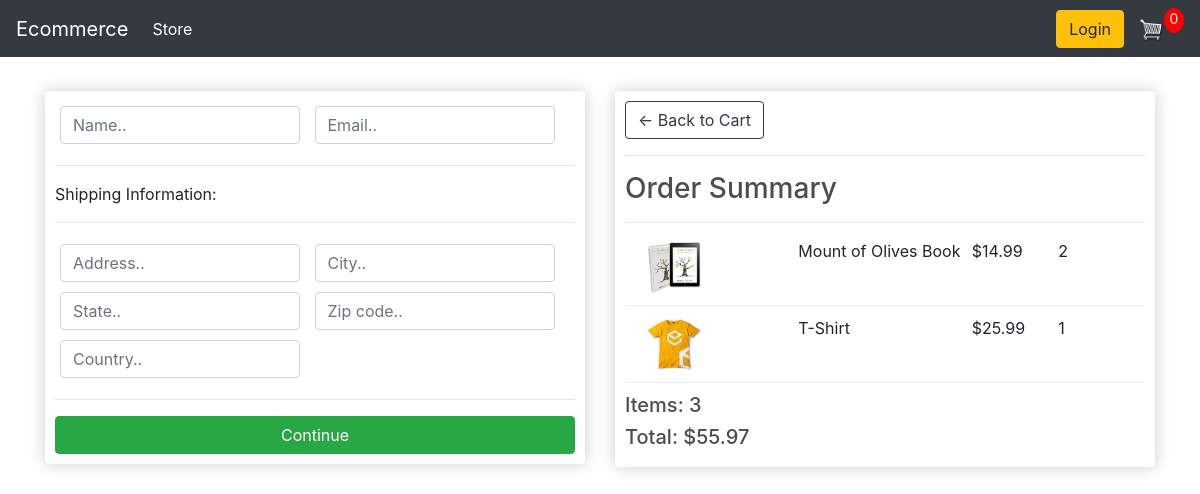
Screenshot of /checkout/ (signed in) with the database file from the repository.
### store/models.py (models this page shows, shortened)
class OrderItem(models.Model):
    product = models.ForeignKey(Product, on_delete=models.SET_NULL, null=True)
    order = models.ForeignKey(Order, on_delete=models.SET_NULL, null=True)
    quantity = models.IntegerField(default=0, null=True, blank=True)
    date_added = models.DateTimeField(auto_now_add=True)
    @property
    def get_total(self):
        total = self.product.price * self.quantity
        return total

class Product(models.Model):
    name = models.CharField(max_length=250, null=True)
    price = models.FloatField()
    digital = models.BooleanField(default=False, null=True, blank=False)
    image = models.ImageField(null=True, blank=True)
    @property
    def imageURL(self):
        try:
            url = self.image.url
        except:
            url = ""
        return url

class Order(models.Model):
    customer = models.ForeignKey(Customer, on_delete=models.SET_NULL, null=True, blank=True)
    date_ordered = models.DateTimeField(auto_now_add=True)
    complete = models.BooleanField(default=False, null=True, blank=False)
    transaction_id = models.CharField(max_length=100, null=True)
    @property
    def get_cart_total(self):
        orderitems = self.orderitem_set.all()
        total = sum([item.get_total for item in orderitems])
        return total
    @property
    def get_cart_items(self):
        orderitems = self.orderitem_set.all()
        total = sum([item.quantity for item in orderitems])
        return total

### store/views.py (the view)
# urls.py: path('checkout/', views.checkout, name='checkout')
def checkout(request):
    if request.user.is_authenticated:
        customer = request.user.customer
        order, created = Order.objects.get_or_create(customer=customer, complete=False)
        items = order.orderitem_set.all()
    else:
        items = []
        order = {'get_cart_total':0, 'get_cart_items':0}
    context = {'items':items, 'order':order}
    return render(request, 'store/checkout.html',context)

### store/templates/store/checkout.html (shortened to what this page needs)
{% extends 'store/main.html' %}
{% load static %}
{% block content %}
    <div class="row">
        <div class="col-lg-6">
            <div class="box-element" id="form-wrapper">
                <form id="form">
                    <div id="user-info">
                        <div class="form-field">
                            <input required class="form-control" type="text" name="name" placeholder="Name..">
                        </div>
                        <div class="form-field">
                            <input required class="form-control" type="email" name="email" placeholder="Email..">
                        </div>
                    </div>
                    <div id="shipping-info">
                        <hr>
                        <p>Shipping Information:</p>
                        <hr>
                        <div class="form-field">
                            <input class="form-control" type="text" name="address" placeholder="Address..">
                        </div>
                        <div class="form-field">
                            <input class="form-control" type="text" name="city" placeholder="City..">
                        </div>
                        <div class="form-field">
                            <input class="form-control" type="text" name="state" placeholder="State..">
                        </div>
                        <div class="form-field">
                            <input class="form-control" type="text" name="zipcode" placeholder="Zip code..">
                        </div>
                        <div class="form-field">
                            <input class="form-control" type="text" name="country" placeholder="Country..">
                        </div>
                    </div>
                    <hr>
                    <input id="form-button" class="btn btn-success btn-block" type="submit" value="Continue">
                </form>
            </div>
            <br/>
        </div>
        <div class="col-lg-6">
            <div class="box-element">
                <a class="btn btn-outline-dark" href="{% url 'cart' %}">&#x2190; Back to Cart</a>
                <hr>
                <h3>Order Summary</h3>
                <hr>
                {% for item in items %}
                    <div class="cart-row">
                        <div style="flex:2"><img class="row-image" src="{{item.product.imageURL}}"></div>
                        <div style="flex:2"><p>{{item.product.name}}</p></div>
                        <div style="flex:1"><p>${{item.product.price}}</p></div>
                        <div style="flex:1"><p>{{item.quantity}}</p></div>
                    </div>
                {% endfor %}
                <h5>Items: {{order.get_cart_items}}</h5>
                <h5>Total: ${{order.get_cart_total|floatformat:2}}</h5>
            </div>
        </div>
    </div>
{% endblock content %}

### static/css/main.css (style rules this page uses)
body { background-color: blue; }
h1,h2,h3,h4,h5,h6 { color:hsl(0, 0%, 30%); }
.box-element { box-shadow:hsl(0, 0%, 80%) 0 0 16px; background-color: #fff; border-radius: 4px; padding: 10px; }
.col-lg-4, .col-lg-6, .col-lg-8, .col-lg-12 { margin-top: 10px; }
.btn { border-radius: 0; }
.row-image { width: 100px; }
.form-field { width:250px; display: inline-block; padding: 5px; }
.cart-row { display: flex; align-items: flex-stretch; padding-bottom: 10px; margin-bottom: 10px; border-bottom: 1px solid #ececec; }

### rows the page displays
OrderItem: product.imageURL (picture), product.name "Mount of Olives Book", product.price "14.99", quantity "2"
OrderItem: product.imageURL (picture), product.name "T-Shirt", product.price "25.99", quantity "1"
Order: get_cart_items "3", get_cart_total "55.97"
